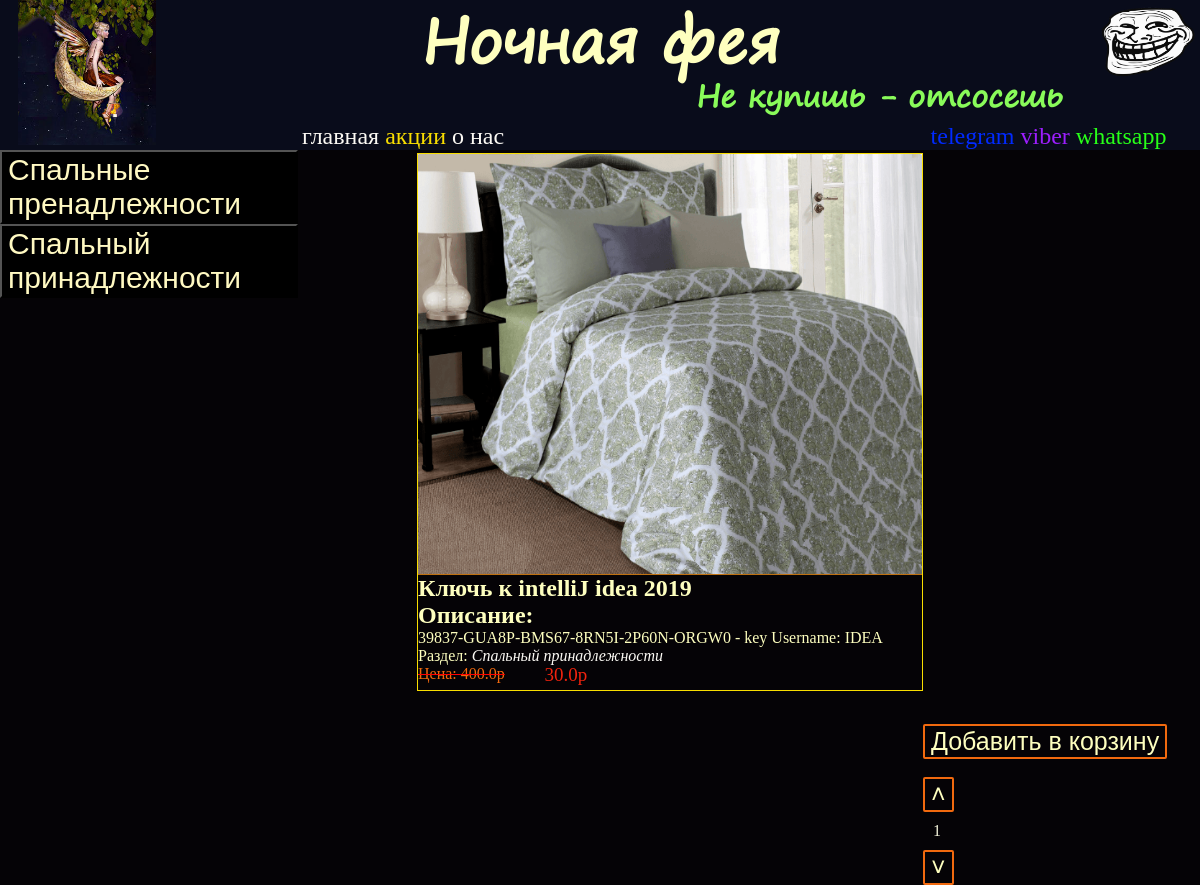
/main/product/3/, run on the app's committed database.
### main/models.py (models this page shows, shortened)
class Rubric(models.Model):
	name = models.CharField(max_length = 50, db_index = True, verbose_name = 'Название')
	class Meta:
		verbose_name_plural = 'Рубрики'
		verbose_name = 'Рубрика'
		ordering = ['name']

class Db(models.Model):
	title = models.CharField(max_length = 50, verbose_name = 'Название')
	content = models.TextField(null = True, blank = True, verbose_name = 'Краткое описание')
	full_content = models.TextField(null = True, blank = True, verbose_name = 'Полное Описание')
	price = models.FloatField(null = True, blank  = True, verbose_name = 'Цена')
	published = models.DateField(auto_now_add = True, db_index = True, verbose_name = 'Опубликовано')
	img_name = models.CharField(max_length = 100, verbose_name = 'Путь к изображению(src/photo.png)')
	rubric = models.ForeignKey('Rubric', null = True, on_delete = models.PROTECT, verbose_name = 'Рубрика')
	on_stock =models.BooleanField(default = False, blank = False, verbose_name = 'Есть ли акция?')
	stock_price = models.FloatField(null = True, blank  = True, verbose_name = 'Цена по акции')
	class Meta:
		verbose_name_plural = 'Обьявления'
		verbose_name = 'Обьявление'
		ordering = ['-published']

### main/views.py (the view)
# urls.py: path('product/<int:product_id>/' , product, name = "product"),
def product(request, product_id):
	try:
		db = Db.objects.get(id = product_id)
		rubrics = Rubric.objects.all()
		context = {'db': db, 'rubrics': rubrics}
	except ObjectDoesNotExist:
		raise Http404
	return render(request, 'main/product.html',context)

### main/templates/main/product.html (shortened to what this page needs)
{% extends 'layout/basic.html' %}
{% load static %}
{% block content %}
	<div class = content id="content">
		<div class="stuff"  >
				<div class="img_cont">
					<img class="stuffImg" src="{% static db.img_name %}">
				</div>
				<h2 class="stuffDescription" id = "product_title">{{ db.title }}</h2>
				<h2 class="stuffDescription">Описание:</h2><p class="stuffDescription">{{ db.full_content }}</p>
				<p class="stuffDescription">Раздел: <i><a target = "_blank"  href="{% url 'main:by_rubric' db.rubric.pk %}">{{ db.rubric.name }}</a></i></p>
				{% if db.on_stock %}
					<div class="prices_frame">
						<s class="strike_price" ><p class = "price">Цена: {{ db.price }}р</p></s>
						<p class = "price_on_stock" id="strike_price">{{ db.stock_price }}р</p>
					</div>
				{% else %}
					<p class = "price" >Цена: <p class="price" id="price">{{ db.price }}р</p>
				{% endif %}
		</div>
		<div class="buyPutFrame">
			<form method="post" action="/main/product/{{ db.id }}/addToCart/" >
				<input type="submit" class = "buyBtn" id="addToBasket" value="Добавить в корзину" >
				<br><br>
				<input type="button"id = "increaseNumber" style="margin-bottom: 10px; "class="buyBtn" value="&#708";><br>
				<output  style="margin-left: 30px;" id="ong"  >1</output><br>
				<input type="button"id = 'decreaseNumber' style="margin-top: 10px; ;"class="buyBtn" value="&#709";>
			</form>
		</div>
	</div>
{% endblock %}

### main/templates/layout/basic.html (shortened to what this page needs)
{% load static %}
<!DOCTYPE html>
<html>
	<head>
		<link rel="stylesheet" type="text/css" href="{% static 'css/style.css' %}">
	</head>
	<body>
		<header class="head">
			<a href="/main/cart/"><img id="box" alt="корзина" title="Корзина" src="{% static 'src/trollface.png' %}"></a>
			<img src="{% static 'src/ColorNightFairy.png' %}" alt="Logo">
			<div class="title">
				<h1 class="name">Ночная фея</h1>
				<h1 class="tagline">Не купишь - отсосешь</h1>
			</div>
			<div id="head">
				<nav class="menu">
					<a target="_blank"class="mymeny" id="main" href="{% url 'main:index' %}">главная</a>
					<a target="_blank"id="seals" class="mymeny" href="{% url 'main:stocks' %}">акции</a>
					<a target="_blank"class="mymeny" href="{% url 'main:about_us' %}">о нас</a>
				</nav>
				<nav class="NavMess">
					<a target="_blank"id="telega" title="Должен быть установлен Telegram для ПК или телефона"class="messanger" href="https://t.me/Basiiil_b">telegram </a>
					<a target="_blank"id="viber" title="Должен быть установлен Viber для ПК или для телефона" class="messanger" href="viber://chat?number=79170277769">viber </a>
					<a target="_blank"id="wt" title="Должен быть установлен WhatsApp для ПК или для телефона" class="messanger" href="https://wa.me/79170277769">whatsapp </a>
				</nav>
			</div>
			<div id="divLinks">
			{% for rubric in rubrics %}
				{% if current_rubric.name == rubric.name %}
					<a target="_blank"  href="/main/{{ rubric.pk }}"><button style="background-color: #BF7110 "  class="link">{{ rubric.name }}</button></a>
				{% else %}
					<a target="_blank"  href="/main/{{ rubric.pk }}"><button style="background-color: #000000 "  class="link">{{ rubric.name }}</button></a>
				{% endif %}
			{% endfor %}
		</div>
		</header>
		<section>
			{% block content %}
			{% endblock %}
		</section>
	</body>
</html>

### static/css/style.css (style rules this page uses)
body { background-color: #050306; }
.content { height: 400px; margin-top: 153px; margin-left: 300px; }
#box { width: 100px; height: 80px; top: 0; right: 3px; z-index: 3; position: fixed; }
.stuffImg { width: 100%; height: 420px; }
.stuff { border: 1px #F8DD00 solid; height: auto; width: 70%; margin-top: 25px; }
.link { text-align: left; width: 100%; color: #FFF9C2; font-size: 30px; cursor: pointer; background-color: #000000; }
#divLinks { width: 298px; top: 150px; position: fixed; z-index: 1; }
.stuffDescription { color: #FEFFBF; }
* { color: beige; margin:0; }
#head { width: auto; margin-left: 302px; margin-top: 25px; }
.img_cont { height: 420px; border-bottom: 0.5px #bf7110 solid; }
.buyPutFrame { height: 48px; margin-left: 603px; margin-top: 33px; }
.buyBtn { margin-left: 20px; font-size: 25px; border-radius: 2px; color: #FEFFBF; background-color: transparent; border: 2.5px #F1690E solid; }
.price { color: #F1690E; position: relative; }
.price_on_stock { color: #F1230E; position: relative; left: 50%; top: -19px; font-size: 19px; }
.strike_price { height: 3px; color: red; position: relative; }
.prices_frame { width: 253px; height: 25px; }
.head { z-index: 1; top: 0; background-color:#090C1B; position: fixed; width: 100%; height: 150px; }
.head img { height: 145px; margin-left: 18px; position: fixed; }
.name { font-family: Segoe-Print; font-size: 60px; color: #FEFFBF; margin-top: -1%; text-align: center; }
.title { height: 73%; }
.tagline { font-family: Segoe-Print; font-size: 30px; margin-left: 58%; margin-top: -2%; color: #89fb5a; }
.NavMess { margin-left: 43%; }
a { color:#FBF9F4; text-decoration: none; cursor: pointer; }
nav { font-size: 30px; color:#FBF9F4; text-decoration: none; float: left; width: 27%; }
#seals { color: #F8DD00; }
#telega { color: #002AFF; }
#wt { color: #28FF19; }
#viber { color: #9D1EFF; }
@media screen and (max-width: 1412px ) { nav { font-size: 24px; } }
@media screen and (max-width: 1488px  ) { .stuff { width: 56%; margin-left: 13%; } }

### data on the page
Rubric: name "Спальные пренадлежности"
Rubric: name "Спальный принадлежности"
Db: img_name (picture), title "Ключь к intelliJ idea 2019", full_content "39837-GUA8P-BMS67-8RN5I-2P60N-ORGW0 - key Username: IDEA", rubric.name "Спальный принадлежности", price "400.0", stock_price "30.0"
